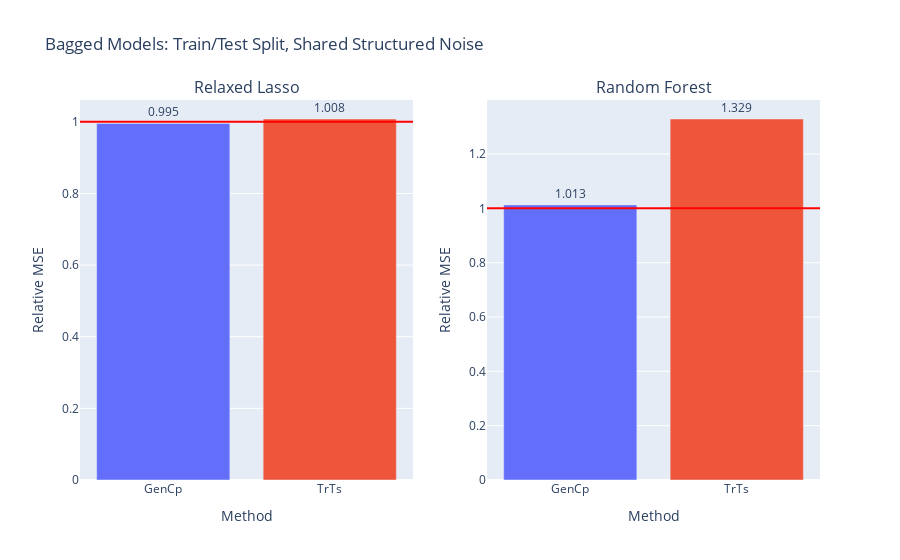

Notebook code cell kept with this figure:
### Code cell
fig = make_subplots(
    rows=1, cols=len(models),
    subplot_titles=model_names)
#     subplot_titles=("Relaxed Lasso", "Depth 2 Decision Tree"))

for i, errs in enumerate(model_errs):
    risks = [err.mean() for err in errs]
    test_risk = risks[0]
    # elev_test_risk = risks[1]
    # est_risks = risks[2:]
    est_risks = risks[1:]

    df = pd.DataFrame({est_names[i]: errs[i+1] for i in np.arange(len(est_names))})

    fig.add_trace(go.Bar(
    #     x=['VRF', 'BF_WR', 'BF_FR'], 
        x = df.columns,
        y=(df).mean()/test_risk,
        marker_color=px.colors.qualitative.Plotly,
        text=np.around((df).mean()/test_risk,3),
        textposition='outside',
    #     error_y=dict(
    #         type='data',
    #         color='black',
    #         array=(df).std() / test_risk,
    # #         array=(df/test_risk).clip(upper=(df/test_risk).quantile(.95),axis=1).std(),
    # #         symmetric=False,
    # #         array=(df/test_risk).quantile(.95) - (df/test_risk).mean(),
    # #         arrayminus=(df/test_risk).mean() - (df/test_risk).quantile(.93)
    #     )
    #         array=(df).mean() + (df).std(),
    #         arrayminus=(df).mean() - (df).std())
    ), row=1, col=i+1)
    # fig.add_trace(go.Bar(
    #     name='Experimental',
    #     x=['GenCp', 'KFCV', 'SPCV'], y=(df).mean(),
    #     error_y=dict(type='data', array=[1, 2])
    # ))
    # fig.update_layout(barmode='group')
    fig.add_hline(y=1., line_color='red', row=1, col=i+1)
    # fig.add_hline(y=elev_test_risk / test_risk, line_color='gray', line_dash='dash', row=1, col=i+1)
    
    fig.update_xaxes(title_text="Method", row=1, col=i+1)
    fig.update_yaxes(title_text="Relative MSE", row=1, col=i+1)
    
# fig.update_layout(
# #     title=f"FC_\u03B4{delta}_snr{snr}_nk{noise_kernel}_nls{noise_length_scale}_nv{noise_nu}_Xk{X_kernel}_Xls{X_length_scale}_Xv{X_nu}",
#     title=title,
#     xaxis_title="Method",
#     yaxis_title="MSE",
# #     legend_title="Legend Title",
# #     font=dict(
# #         family="Courier New, monospace",
# #         size=18,
# #         color="RebeccaPurple"
# #     )
# )
# barfp = os.path.expanduser(savedir + fig.layout.title['text'] + ".jpeg")
# fig.write_image(os.path.expanduser(barfp))
fig.update_layout(title="Bagged Models: Train/Test Split, Shared Structured Noise", showlegend=False)
fig.show()

### Figure 1 — Plotly figure (JSON) as saved in the notebook; plotly's stock layout.template omitted (floating-point values rounded to 4 significant figures)
{"data": [{"marker": {"color": ["#636EFA", "#EF553B", "#00CC96", "#AB63FA", "#FFA15A", "#19D3F3", "#FF6692", "#B6E880", "#FF97FF", "#FECB52"]}, "text": [0.995, 1.008], "textposition": "outside", "type": "bar", "x": ["GenCp", "TrTs"], "xaxis": "x", "y": [0.9954, 1.008], "yaxis": "y"}, {"marker": {"color": ["#636EFA", "#EF553B", "#00CC96", "#AB63FA", "#FFA15A", "#19D3F3", "#FF6692", "#B6E880", "#FF97FF", "#FECB52"]}, "text": [1.013, 1.329], "textposition": "outside", "type": "bar", "x": ["GenCp", "TrTs"], "xaxis": "x2", "y": [1.013, 1.329], "yaxis": "y2"}], "layout": {"annotations": [{"font": {"size": 16}, "showarrow": false, "text": "Relaxed Lasso", "x": 0.225, "xanchor": "center", "xref": "paper", "y": 1, "yanchor": "bottom", "yref": "paper"}, {"font": {"size": 16}, "showarrow": false, "text": "Random Forest", "x": 0.775, "xanchor": "center", "xref": "paper", "y": 1, "yanchor": "bottom", "yref": "paper"}], "shapes": [{"line": {"color": "red"}, "type": "line", "x0": 0, "x1": 1, "xref": "x domain", "y0": 1, "y1": 1, "yref": "y"}, {"line": {"color": "red"}, "type": "line", "x0": 0, "x1": 1, "xref": "x2 domain", "y0": 1, "y1": 1, "yref": "y2"}], "showlegend": false, "title": {"text": "Bagged Models: Train/Test Split, Shared Structured Noise"}, "xaxis": {"anchor": "y", "domain": [0, 0.45], "title": {"text": "Method"}}, "xaxis2": {"anchor": "y2", "domain": [0.55, 1], "title": {"text": "Method"}}, "yaxis": {"anchor": "x", "domain": [0, 1], "title": {"text": "Relative MSE"}}, "yaxis2": {"anchor": "x2", "domain": [0, 1], "title": {"text": "Relative MSE"}}}}
